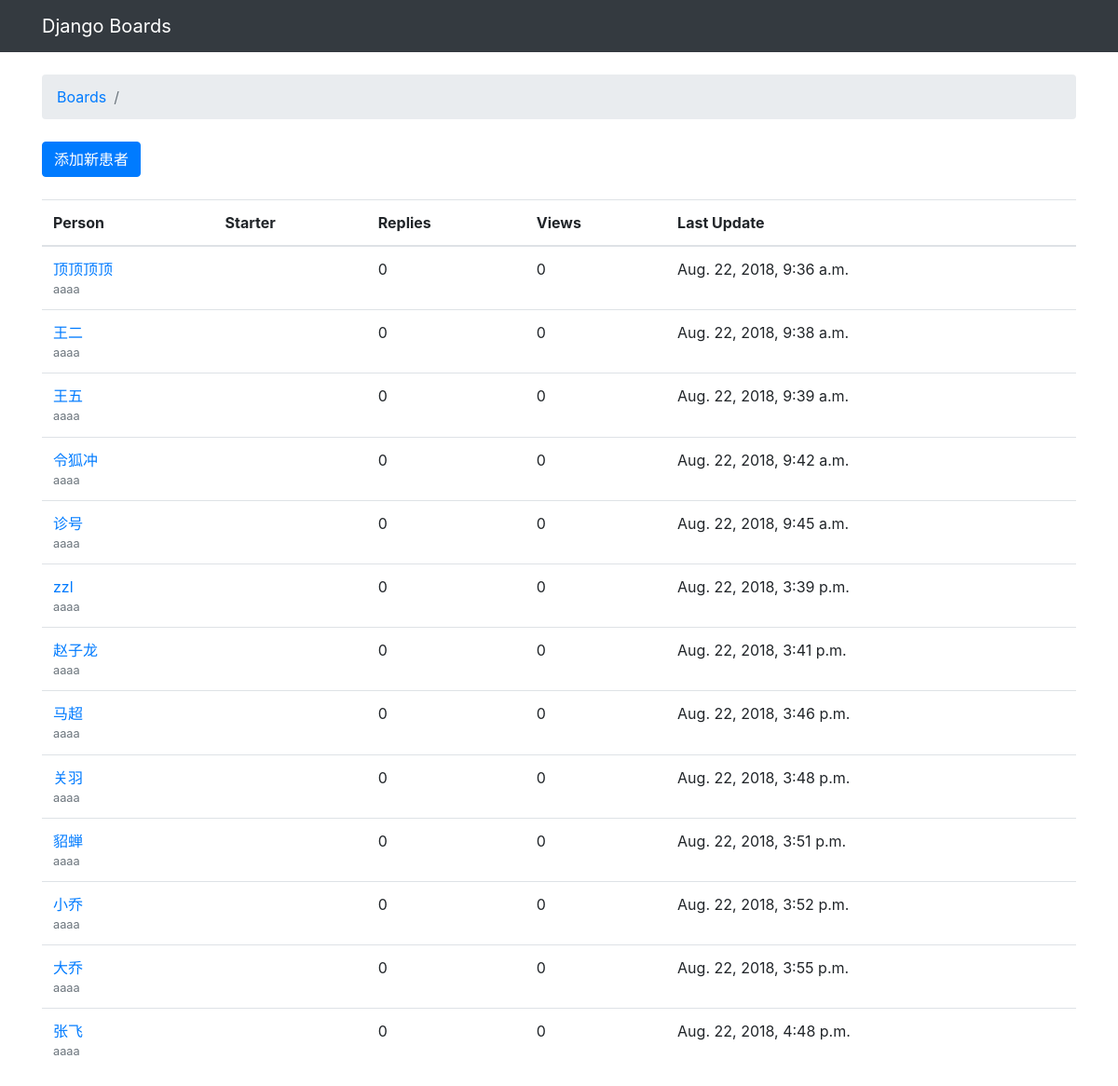
The page / on the database its author committed.
### boards/models.py (models this page shows, shortened)
class Person(models.Model):
	subject = models.CharField(max_length=255)
	last_updated = models.DateTimeField(auto_now_add=True)

### boards/views.py (the view)
# urls.py: 2. Add a URL to urlpatterns:  url(r'^$', views.home, name='home')
def home(request):
	persons = Person.objects.all()
	return render(request, 'index.html',{'persons': persons})

### templates/index.html (shortened to what this page needs)
{% extends 'base.html' %}
{% block breadcrumb %}
  <li class="breadcrumb-item"><a href="{% url 'home' %}">Boards</a></li>
  <li class="breadcrumb-item active">{{ topics.name }}</li>
{% endblock %}
{% block content %}
  <div class="mb-4">
    <a href="{% url 'new_person'  %}" class="btn btn-primary">添加新患者</a>
  </div>
  <table class="table">
    <thead class="thead-inverse">
      <tr>
        <th>Person</th>
        <th>Starter</th>
        <th>Replies</th>
        <th>Views</th>
        <th>Last Update</th>
      </tr>
    </thead>
    <tbody>
      {% for person in persons.all %}
        <tr>
          <td>
            <a href="{% url 'person_detail' person.pk %}">{{ person.subject }}</a>
            <small class="text-muted d-block">aaaa</small></td>
          <td>{{ person.starter.username }}</td>
          <td>0</td>
          <td>0</td>
          <td>{{ person.last_updated }}</td>
        </tr>
      {% endfor %}
    </tbody>
  </table>
{% endblock %}

### templates/base.html (shortened to what this page needs)
{% load static %}<!DOCTYPE html>
<html>
  <head>
    <link rel="stylesheet" href="{% static 'css/bootstrap.min.css' %}">
  </head>
  <body>
    <nav class="navbar navbar-expand-lg navbar-dark bg-dark">
      <div class="container">
        <a class="navbar-brand" href="{% url 'home' %}">Django Boards</a>
      </div>
    </nav>
    <div class="container">
      <ol class="breadcrumb my-4">
        {% block breadcrumb %}
        {% endblock %}
      </ol>
      {% block content %}
      {% endblock %}
    </div>
  </body>
</html>

### rows shown on the page
Person: subject "顶顶顶顶", last_updated "Aug. 22, 2018, 9:36 a.m."
Person: subject "王二", last_updated "Aug. 22, 2018, 9:38 a.m."
Person: subject "王五", last_updated "Aug. 22, 2018, 9:39 a.m."
Person: subject "令狐冲", last_updated "Aug. 22, 2018, 9:42 a.m."
Person: subject "诊号", last_updated "Aug. 22, 2018, 9:45 a.m."
Person: subject "zzl", last_updated "Aug. 22, 2018, 3:39 p.m."
Person: subject "赵子龙", last_updated "Aug. 22, 2018, 3:41 p.m."
Person: subject "马超", last_updated "Aug. 22, 2018, 3:46 p.m."
Person: subject "关羽", last_updated "Aug. 22, 2018, 3:48 p.m."
Person: subject "貂蝉", last_updated "Aug. 22, 2018, 3:51 p.m."
Person: subject "小乔", last_updated "Aug. 22, 2018, 3:52 p.m."
Person: subject "大乔", last_updated "Aug. 22, 2018, 3:55 p.m."
Person: subject "张飞", last_updated "Aug. 22, 2018, 4:48 p.m."
